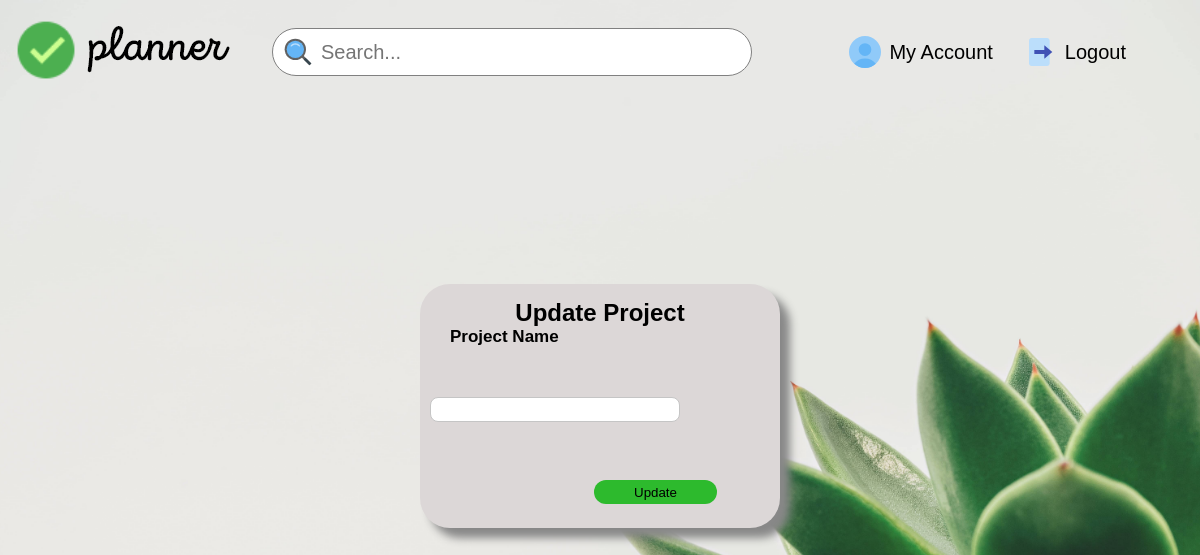
Page /update/2 (signed in) on the earlier database version.
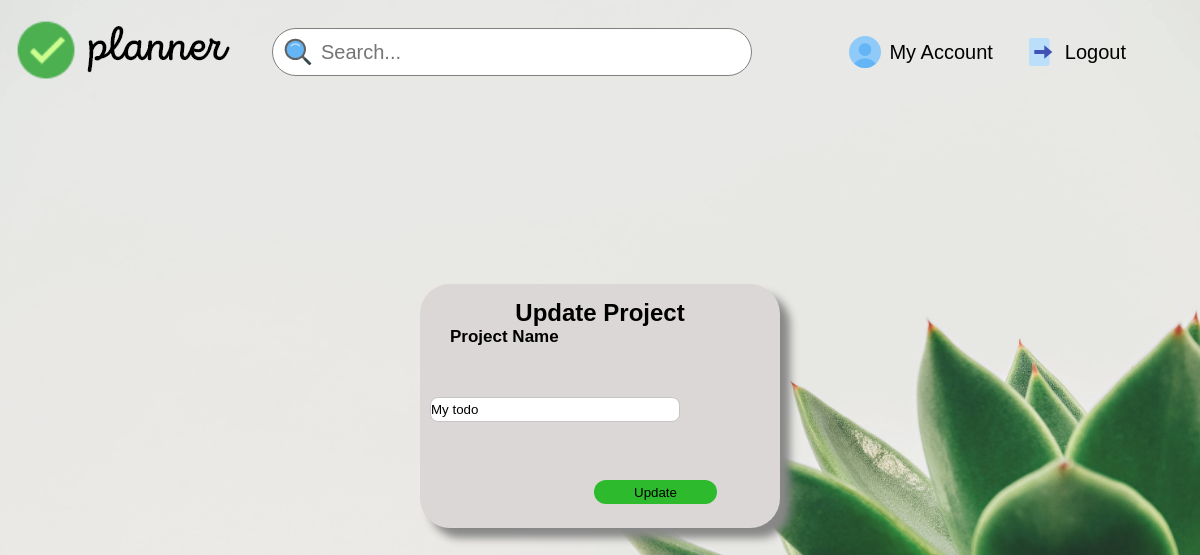
Same page on the later database version.
### models.py (models this page shows)
class Dashboard(db.Model):
    sno=db.Column(db.Integer, primary_key=True)
    title=db.Column(db.String(200), nullable=False)

### main.py (the view)
@main.route('/update/<int:sno>',methods=['GET','POST'])
@login_required
def update(sno):
    if request.method=='POST':
        title=request.form['title']
        todo_list=Dashboard.query.filter_by(sno=sno).first()
        todo_list.title=title
        db.session.add(todo_list)
        db.session.commit()
        allTodo=Dashboard.query.all()
        return redirect(url_for('main.dashboard'))
    else:
        todo_list=Dashboard.query.filter_by(sno=sno).first()
        return render_template('updateproject.html', todo_list=todo_list)

### __init__.py (called while the page is built)
def create_app():
    app = Flask(__name__)
    app.config['SECRET_KEY'] = 'secret-key-goes-here'
    app.config['SQLALCHEMY_DATABASE_URI'] = 'sqlite:///db.sqlite'
    app.config['SQLALCHEMY_TRACK_MODIFICATIONS']=False
    db.init_app(app)
    login_manager = LoginManager()
    login_manager.login_view = 'auth.login'
    login_manager.init_app(app)
    from .models import User
    @login_manager.user_loader
    def load_user(user_id):
        return User.query.get(int(user_id))
    from .auth import auth as auth_blueprint
    app.register_blueprint(auth_blueprint)
    from .main import main as main_blueprint
    app.register_blueprint(main_blueprint)
    return app

### templates/updateproject.html (shortened to what this page needs)
{% extends 'base.html' %}
{% block stylesheet %}
    <link rel="stylesheet" href="/static/css/updateproject.css">
{% endblock stylesheet %}
{% block content %}
<div>
    <form action="/update/{{todo_list.sno}}" method="POST">
    <div class="modal-bg">
        <div class="modal">
            <h2>Update Project</h2>
            <label for="name"> Project Name</label>
            <input type="text" name="title" id="" value="{{todo_list.title}}">
            <button type="submit" class="modalbtn">Update</button>
        </div>
    </div>
    </form>
    </div>
{% endblock content %}

### templates/base.html (shortened to what this page needs)
<!DOCTYPE html>
<html lang="en">
  <head>
    {% block header %} {% endblock header %} {% block stylesheet %} {% endblock
    stylesheet %}
    <link rel="stylesheet" href="/static/css/navbar.css" />
  </head>
  <body>
    <div class="navbar-header">
      <div class="navbar-logo">
        <a href="{{url_for('auth.login')}}"
          ><img
            src="{{url_for('static',filename='/assets/icons/logo.png')}}"
            alt=""
            draggable="false"
        /></a>
      </div>
      <div class="nav-menu-container">
        <div class="nav-hide nav-searchbar">
          <img onclick="javascript.form.submit();"
            src="{{url_for('static',filename='/assets/icons/search_48px.svg')}}"
            alt=""
            draggable="false"
          />
          <input type="text" name="Search" id="" placeholder="Search..." />
        </div>
        <div class="nav-hide navbar-links">
          {% if current_user.is_authenticated %}
          <div class="navbar-items navbar-account">
            <img
              src="{{url_for('static',filename='assets/icons/test_account_48px.svg')}}"
              alt=""
              draggable="false"
            />
            <a href="{{url_for('main.profile')}}">My Account</a>
          </div>
          {% endif %}
          {% if current_user.is_authenticated %}
          <div class="navbar-items navbar-logout">
            <img
              src="{{url_for('static',filename='/assets/icons/exit_48px.svg')}}"
              alt=""
              draggable="false"
            />
            <a href="{{url_for('auth.login')}}">Logout</a>
          </div>
          {% endif %}
        </div>
      </div>
    </div>
    {% block content %} {% endblock content %}
  </body>
</html>

### static/css/updateproject.css (style rules this page uses)
* { padding: 0; margin: 0; box-sizing: border-box; font-family: 'Rubik', sans-serif; }
body { background-image: url('/static/assets/images/dashboard_bg.jpg'); background-size: cover; height: 100vh; width: 100vw; background-position: center; position: relative; }
.modal-bg { position: fixed; width: 100%; height: 100%; top: 0; left: 0; display: flex; justify-content: center; align-items: center; }
.modal { position: relative; background-color: rgb(220, 215, 215); width: 30%; height: 30%; border-radius: 30px; box-shadow: 10px 10px 8px #888888; }
.modal button { padding: 2px 40px; border-radius: 30px; background-color: rgb(45 186 45); border: none; cursor: pointer; display: block; margin-left: 174px; margin-top: 58px; height: 1.5rem; }
input { border-radius: 0.5rem; border: none; height: 25px; border: 1px solid #c5c5c5; margin-top: 50px; margin-left: 10px; width: 250px; }
h2 { text-align: center; margin-top: 15px; }
label { margin-left: 30px; font-size: 17px; font-weight: bold; }
.nav-searchbar input { font-size: 1.25rem; width: 40vw; height: 3rem; border: 1px solid grey; border-radius: 100px; box-shadow: none; outline: none; padding: 1rem; padding-left: 3rem; margin-right: 1rem; margin-top: auto; }
.nav-searchbar img { position: absolute; height: 2rem; padding-left: 5rem; margin-left: 10px; margin-top: auto; }

### static/css/navbar.css (style rules this page uses)
* { margin: 0; padding: 0; box-sizing: border-box; font-family: Arial, Helvetica, sans-serif; }
.navbar-header { height: 10vh; display: flex; width: 98%; background: rgba(0, 0, 0, 0); justify-content: space-between; align-items: center; margin: 1%; overflow: hidden; }
.navbar-logo { align-self: center; margin-right: 2rem; }
.nav-searchbar { display: flex; align-items: center; }
.nav-searchbar input { font-size: 1.25rem; width: 40vw; height: 3rem; border: 1px solid grey; border-radius: 100px; box-shadow: none; outline: none; padding: 1rem; padding-left: 3rem; margin-right: 1rem; }
.nav-searchbar img { position: absolute; height: 2rem; padding-left: 0.6rem; }
.navbar-links { display: flex; align-items: center; padding-right: 2.5vw; }
.nav-menu-container { display: flex; justify-content: space-between; width: 85vw; }
.navbar-items { padding-right: 2rem; display: flex; }
.navbar-items > a { text-decoration: none; color: black; align-self: center; font-size: 1.25rem; }
.navbar-items img { height: 2rem; padding-right: 0.5rem; align-content: center; align-self: center; }

Differences in the rows shown:
added Dashboard: title "My todo"
